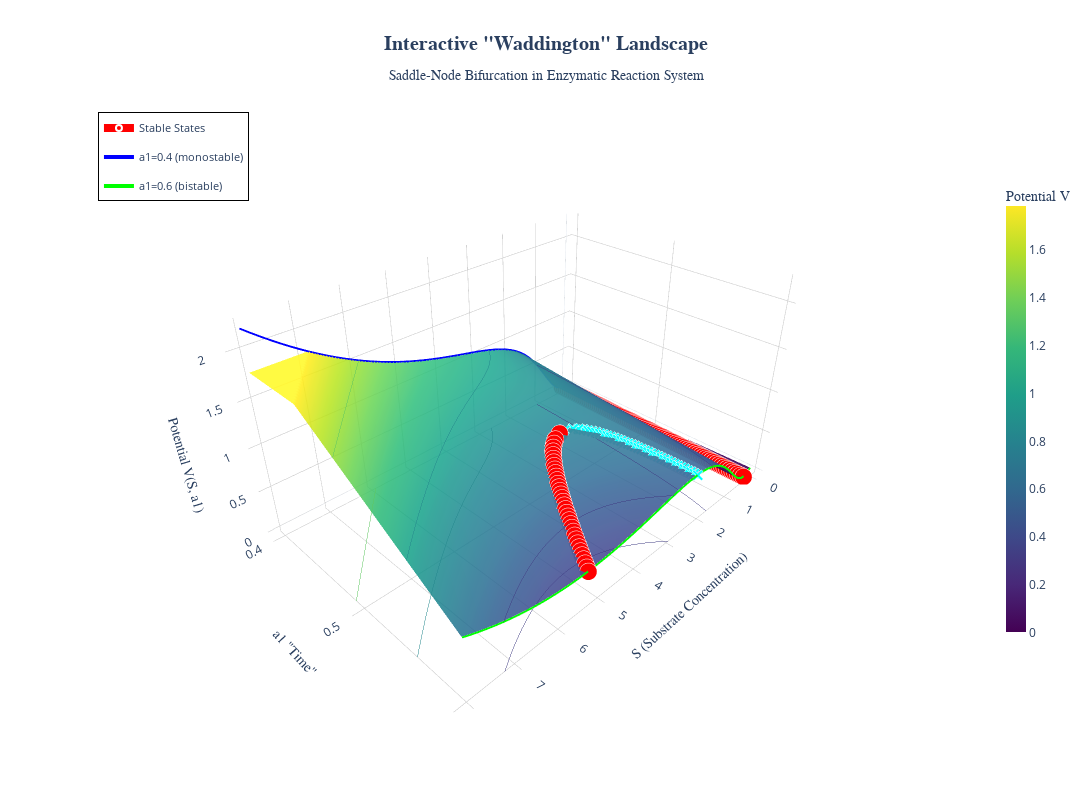

The code cell stored with this chart in its notebook:
### Markdown cell above
## The Waddington "Landscape"

### Code cell
import numpy as np
import plotly.graph_objects as go
from scipy.optimize import fsolve
from scipy.integrate import cumulative_trapezoid

def dS_dt(S, a1, b1, k_max, K_m, n, m):
    """First equation only - S dynamics independent of P"""
    enzymatic_rate = (k_max * S**n) / (K_m**m + S**m)
    return a1 - b1 * S - enzymatic_rate

def find_steady_states_1D(a1, b1, k_max, K_m, n, m):
    """Find steady states for S equation"""
    steady_states = []
    for S_guess in np.linspace(0.1, 15, 50):
        try:
            sol = fsolve(lambda S: dS_dt(S, a1, b1, k_max, K_m, n, m), 
                        S_guess, full_output=True)
            if sol[2] == 1:
                S_star = sol[0][0]
                if S_star > 0:
                    residual = abs(dS_dt(S_star, a1, b1, k_max, K_m, n, m))
                    if residual < 1e-8:
                        is_new = True
                        for existing in steady_states:
                            if abs(S_star - existing) < 1e-4:
                                is_new = False
                                break
                        if is_new:
                            steady_states.append(S_star)
        except:
            pass
    
    return sorted(steady_states)

def check_stability_1D(S_star, a1, b1, k_max, K_m, n, m, epsilon=1e-6):
    """Check stability by examining derivative of dS/dt at steady state"""
    f_plus = dS_dt(S_star + epsilon, a1, b1, k_max, K_m, n, m)
    f_minus = dS_dt(S_star - epsilon, a1, b1, k_max, K_m, n, m)
    derivative = (f_plus - f_minus) / (2 * epsilon)
    is_stable = derivative < 0
    return is_stable, derivative

def compute_potential_1D(a1, b1, k_max, K_m, n, m, S_range=(0.1, 10), resolution=1000):
    """Compute 1D potential V(S) such that dS/dt = -dV/dS"""
    S_array = np.linspace(S_range[0], S_range[1], resolution)
    dS_dt_array = np.array([dS_dt(S, a1, b1, k_max, K_m, n, m) for S in S_array])
    potential = cumulative_trapezoid(-dS_dt_array, S_array, initial=0)
    potential = potential - np.min(potential)
    return S_array, potential, dS_dt_array

def separate_branches(S_vals, a1_vals, V_vals, stability_vals, threshold=0.5):
    """Separate steady state trajectories into continuous branches"""
    branches = []
    current_branch = {'S': [], 'a1': [], 'V': [], 'stable': None}
    
    for i in range(len(S_vals)):
        if i == 0:
            current_branch['S'].append(S_vals[i])
            current_branch['a1'].append(a1_vals[i])
            current_branch['V'].append(V_vals[i])
            current_branch['stable'] = stability_vals[i]
        else:
            # Check if this point is continuous with the current branch
            if (abs(S_vals[i] - S_vals[i-1]) < threshold and 
                stability_vals[i] == current_branch['stable']):
                current_branch['S'].append(S_vals[i])
                current_branch['a1'].append(a1_vals[i])
                current_branch['V'].append(V_vals[i])
            else:
                # Start a new branch
                if len(current_branch['S']) > 0:
                    branches.append(current_branch)
                current_branch = {
                    'S': [S_vals[i]], 
                    'a1': [a1_vals[i]], 
                    'V': [V_vals[i]], 
                    'stable': stability_vals[i]
                }
    
    # Don't forget the last branch
    if len(current_branch['S']) > 0:
        branches.append(current_branch)
    
    return branches

def create_interactive_waddington_landscape():
    """Create an interactive 3D Waddington landscape using Plotly"""
    # Parameters
    b1 = 0.1
    k_max, K_m = 2, 1
    n, m = 1, 3
    
    # Create arrays with high resolution
    a1_array = np.linspace(0.4, 0.6, 80)
    S_range = (0.05, 8)  # FIXED: Start from much lower value to see low steady state
    S_resolution = 500
    
    # Initialize potential matrix
    S_array = np.linspace(S_range[0], S_range[1], S_resolution)
    potential_matrix = np.zeros((len(a1_array), S_resolution))
    
    # Store steady states
    all_steady_states = []
    all_a1_for_states = []
    all_stability = []
    all_V_for_states = []
    
    print("Computing interactive Waddington landscape...")
    for i, a1 in enumerate(a1_array):
        _, potential, _ = compute_potential_1D(a1, b1, k_max, K_m, n, m, 
                                               S_range, S_resolution)
        potential_matrix[i, :] = potential
        
        steady_states = find_steady_states_1D(a1, b1, k_max, K_m, n, m)
        for S_star in steady_states:
            is_stable, _ = check_stability_1D(S_star, a1, b1, k_max, K_m, n, m)
            V_star = np.interp(S_star, S_array, potential)
            all_steady_states.append(S_star)
            all_a1_for_states.append(a1)
            all_stability.append(is_stable)
            all_V_for_states.append(V_star)
    
    # Create meshgrid
    S_mesh, a1_mesh = np.meshgrid(S_array, a1_array)
    
    # Cap the potential for better visualization
    V_plot = potential_matrix.copy()
    V_max = np.percentile(V_plot, 98)
    V_plot = np.clip(V_plot, 0, V_max)
    
    # FIXED: Separate branches to avoid connecting discontinuous points
    branches = separate_branches(
        all_steady_states, 
        all_a1_for_states, 
        all_V_for_states, 
        all_stability,
        threshold=0.5  # Adjust this if needed
    )
    
    # Create the figure
    fig = go.Figure()
    
    # Add the main surface
    fig.add_trace(go.Surface(
        x=S_mesh,
        y=a1_mesh,
        z=V_plot,
        colorscale='Viridis',
        opacity=0.95,
        name='Potential Landscape',
        colorbar=dict(
            title=dict(
                text='Potential V',
                font=dict(size=14, family='Arial, sans-serif')
            ),
            tickfont=dict(size=12),
            len=0.75,
            thickness=20
        ),
        contours=dict(
            z=dict(
                show=True,
                usecolormap=True,
                highlightcolor="white",
                project=dict(z=True)
            )
        ),
        hovertemplate='<b>S</b>: %{x:.3f}<br><b>a1</b>: %{y:.3f}<br><b>V</b>: %{z:.3f}<extra></extra>'
    ))
    
    # FIXED: Add each branch separately as lines+markers
    for i, branch in enumerate(branches):
        if branch['stable']:
            fig.add_trace(go.Scatter3d(
                x=branch['S'],
                y=branch['a1'],
                z=branch['V'],
                mode='lines+markers',
                name=f'Stable Branch {i+1}' if i > 0 else 'Stable States',
                line=dict(color='red', width=8),
                marker=dict(
                    size=6,
                    color='red',
                    symbol='circle',
                    line=dict(color='white', width=2)
                ),
                showlegend=(i == 0),  # Only show legend for first stable branch
                legendgroup='stable',
                hovertemplate='<b>Stable State</b><br>S: %{x:.4f}<br>a1: %{y:.4f}<br>V: %{z:.4f}<extra></extra>'
            ))
        else:
            fig.add_trace(go.Scatter3d(
                x=branch['S'],
                y=branch['a1'],
                z=branch['V'],
                mode='lines+markers',
                name=f'Unstable Branch {i+1}' if i > 0 else 'Unstable States',
                line=dict(color='cyan', width=8, dash='dash'),
                marker=dict(
                    size=4,
                    color='cyan',
                    symbol='x',
                    line=dict(color='white', width=2)
                ),
                showlegend=(i == 0),  # Only show legend for first unstable branch
                legendgroup='unstable',
                hovertemplate='<b>Unstable State</b><br>S: %{x:.4f}<br>a1: %{y:.4f}<br>V: %{z:.4f}<extra></extra>'
            ))
    
    # Add reference planes
    idx_04 = np.argmin(np.abs(a1_array - 0.4))
    S_plane = np.linspace(S_range[0], S_range[1], 50)
    a1_plane_04 = np.full_like(S_plane, 0.4)
    V_plane_04 = np.interp(S_plane, S_array, potential_matrix[idx_04, :])
    
    fig.add_trace(go.Scatter3d(
        x=S_plane,
        y=a1_plane_04,
        z=V_plane_04,
        mode='lines',
        name='a1=0.4 (monostable)',
        line=dict(color='blue', width=4),
        hovertemplate='<b>a1=0.4</b><br>S: %{x:.3f}<br>V: %{z:.3f}<extra></extra>'
    ))
    
    idx_06 = np.argmin(np.abs(a1_array - 0.6))
    a1_plane_06 = np.full_like(S_plane, 0.6)
    V_plane_06 = np.interp(S_plane, S_array, potential_matrix[idx_06, :])
    
    fig.add_trace(go.Scatter3d(
        x=S_plane,
        y=a1_plane_06,
        z=V_plane_06,
        mode='lines',
        name='a1=0.6 (bistable)',
        line=dict(color='lime', width=4),
        hovertemplate='<b>a1=0.6</b><br>S: %{x:.3f}<br>V: %{z:.3f}<extra></extra>'
    ))
    
    # Update layout
    fig.update_layout(
        title=dict(
            text='<b>Interactive "Waddington" Landscape</b><br>' +
                 '<sub>Saddle-Node Bifurcation in Enzymatic Reaction System</sub>',
            x=0.5,
            xanchor='center',
            font=dict(size=20, family='Arial, sans-serif')
        ),
        scene=dict(
            xaxis=dict(
                title=dict(text='S (Substrate Concentration)', 
                          font=dict(size=14, family='Arial, sans-serif')),
                gridcolor='lightgray',
                showbackground=True,
                backgroundcolor='rgba(230, 230, 230, 0.5)'
            ),
            yaxis=dict(
                title=dict(text='a1 "Time"', 
                          font=dict(size=14, family='Arial, sans-serif')),
                gridcolor='lightgray',
                showbackground=True,
                backgroundcolor='rgba(230, 230, 230, 0.5)'
            ),
            zaxis=dict(
                title=dict(text='Potential V(S, a1)', 
                          font=dict(size=14, family='Arial, sans-serif')),
                gridcolor='lightgray',
                showbackground=True,
                backgroundcolor='rgba(230, 230, 230, 0.5)'
            ),
            camera=dict(
                eye=dict(x=1.5, y=1.5, z=1.3),
                center=dict(x=0, y=0, z=0)
            ),
            aspectmode='manual',
            aspectratio=dict(x=1.5, y=1, z=0.8)
        ),
        width=1200,
        height=800,
        showlegend=True,
        legend=dict(
            x=0.02,
            y=0.98,
            bgcolor='rgba(255, 255, 255, 0.8)',
            bordercolor='black',
            borderwidth=1,
            font=dict(size=11)
        ),
        hovermode='closest',
        template='plotly_white'
    )
    
    ## Save to HTML
    # html_file = 'waddington_landscape_interactive.html'
    # fig.write_html(html_file)
    # print(f"\n✓ Interactive plot saved to: {html_file}")
    
    # Show the plot
    fig.show()
    
    return fig

# Run the interactive Plotly analysis
print("="*60)
print("INTERACTIVE 'WADDINGTON' LANDSCAPE")
print("="*60)
fig1 = create_interactive_waddington_landscape()
print("\n" + "="*60)
print("EXPORT OPTIONS:")
print("="*60)
print("1. Open 'waddington_landscape_interactive.html' in your browser")
print("2. Interactive controls:")
print("   - Rotate: Click and drag")
print("   - Zoom: Scroll or pinch")
print("   - Pan: Right-click and drag")
print("   - Reset view: Double-click")
print("3. Download static PNG using camera icon in toolbar")
print("4. HTML file is self-contained and shareable!")
print("="*60)
